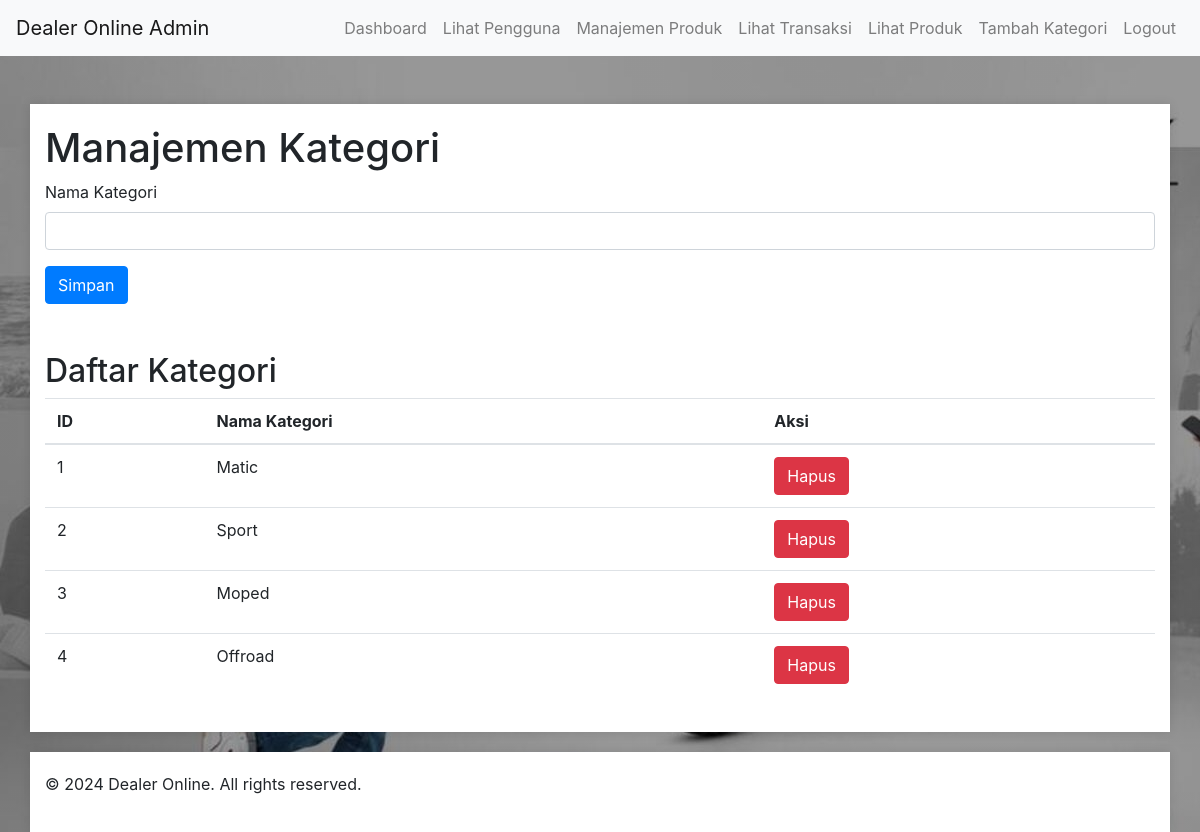
The app's page /admin/tambah_kategori.php (signed in) with its own data.
### tables this page shows
CREATE TABLE `kategori` (
  `id` int(11) NOT NULL,
  `nama_kategori` varchar(50) NOT NULL
);

### admin/tambah_kategori.php (the view, shortened to what this page needs)
<?php
include('../koneksi.php');
include('navbar_admin.php');
$sql_kategori = "SELECT id, nama_kategori FROM kategori";
$result_kategori = $koneksi->query($sql_kategori);
?>
<!DOCTYPE html>
<html lang="en">
<head>
    <link rel="stylesheet" href="../css/style.css">
    <link rel="stylesheet" href="https://stackpath.bootstrapcdn.com/bootstrap/4.5.2/css/bootstrap.min.css">
</head>
<body class="banner">
    <div class="container mt-5">
        <h1>Manajemen Kategori</h1>
        <form method="POST" action="<?php echo htmlspecialchars($_SERVER["PHP_SELF"]); ?>">
            <div class="form-group">
                <label for="nama_kategori">Nama Kategori</label>
                <input type="text" class="form-control" id="nama_kategori" name="nama_kategori" required>
            </div>
            <button type="submit" class="btn btn-primary">Simpan</button>
        </form>
        <h2 class="mt-5">Daftar Kategori</h2>
        <table class="table">
            <thead>
                <tr>
                    <th>ID</th>
                    <th>Nama Kategori</th>
                    <th>Aksi</th>
                </tr>
            </thead>
            <tbody>
                <?php while ($row = $result_kategori->fetch_assoc()): ?>
                    <tr>
                        <td><?php echo $row['id']; ?></td>
                        <td><?php echo $row['nama_kategori']; ?></td>
                        <td>
                            <button type="button" class="btn btn-danger" data-toggle="modal" data-target="#hapusModal<?php echo $row['id']; ?>">
                                Hapus
                            </button>
                        </td>
                    </tr>
                <?php endwhile; ?>
            </tbody>
        </table>
    </div>
    <?php include('../footer.php'); ?>
</body>
</html>

### css/style.css (style rules this page uses)
body { font-family: Arial, sans-serif; background-color: #f8f9fa; margin: 0; padding: 0; }
.container { max-width: 960px; margin: 20px auto; padding: 20px; background-color: #fff; box-shadow: 0 0 10px rgba(0, 0, 0, 0.1); }
.form-group { margin-bottom: 20px; }
.btn-primary { background-color: #007bff; border-color: #007bff; }
.btn-danger { background-color: #dc3545; border-color: #dc3545; }
.table { width: 100%; margin-bottom: 1rem; color: #212529; }
.table th, .table td { padding: 0.75rem; vertical-align: top; border-top: 1px solid #dee2e6; }
.table thead th { vertical-align: bottom; border-bottom: 2px solid #dee2e6; }
.banner { height: 80vh; background: linear-gradient(rgba(0,0,0,0.4), rgba(0,0,0,0.4)), url(../uploads/bg.jpg); }
.mt-5 { margin-top: 5rem; }

### records on screen
kategori: id "1", nama_kategori "Matic"
kategori: id "2", nama_kategori "Sport"
kategori: id "3", nama_kategori "Moped"
kategori: id "4", nama_kategori "Offroad"
